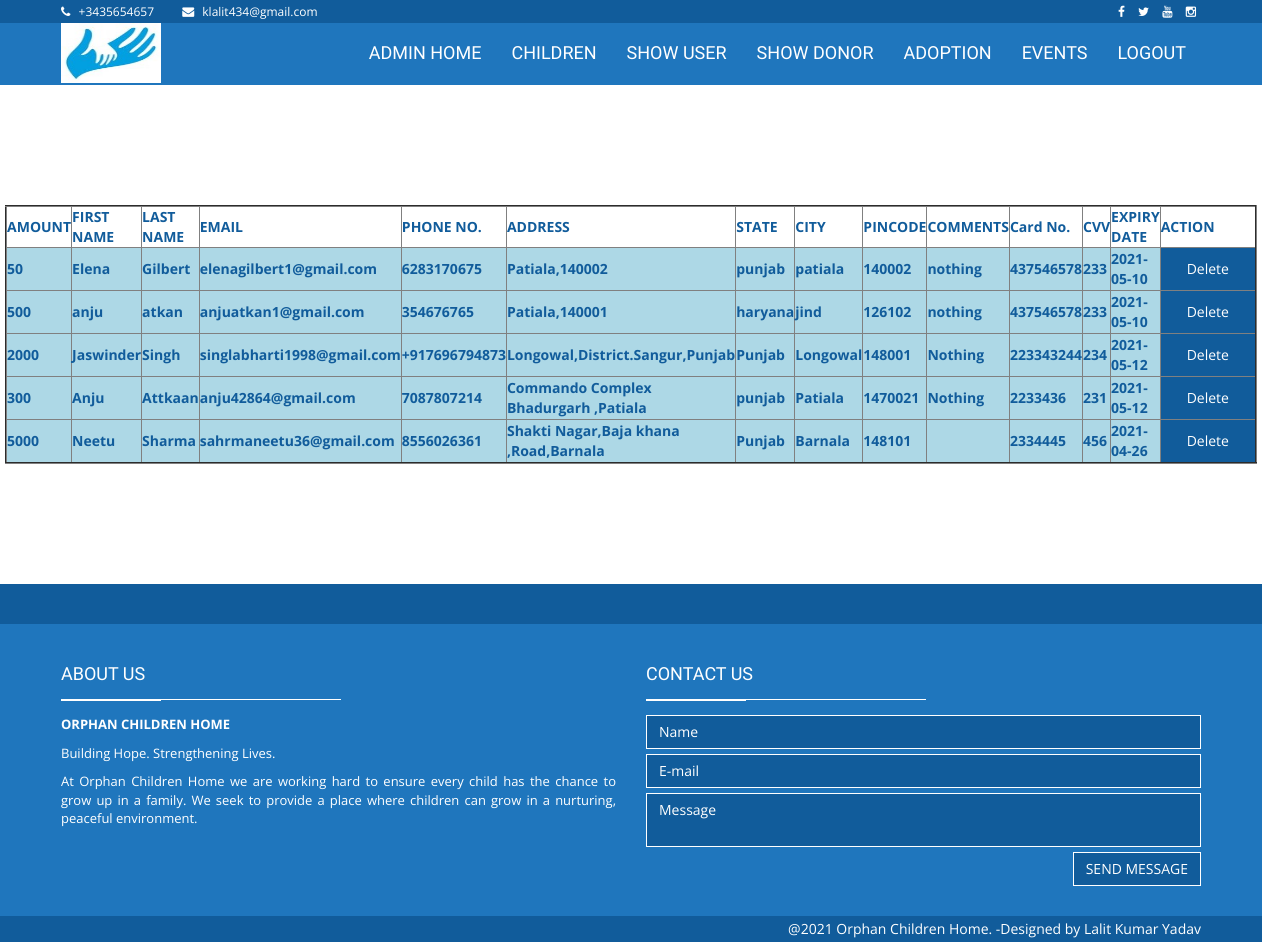
The page /showdonor/ on the database its author committed.
### orphanagedata/models.py (models this page shows, shortened)
class AddDonors(models.Model):
    p_id = models.AutoField( primary_key= True )
    amount=models.CharField(max_length=100)
    firstname=models.CharField(max_length=100)
    lastname=models.CharField(max_length=100)
    email=models.CharField(max_length=100)
    phone=models.CharField(max_length=100)
    address=models.CharField(max_length=100)
    state=models.CharField(max_length=100)
    city=models.CharField(max_length=100)
    pincode=models.CharField(max_length=100)
    note=models.CharField(max_length=100)
    cardno=models.CharField(max_length=100)
    cvv=models.CharField(max_length=100)
    expirydate=models.CharField(max_length=100)

### orphanagedata/views.py (the view)
# urls.py: path('showdonor/', views.showdonor),
def showdonor(request):
    data=AddDonors.objects.all()
    return render(request,'template/showdonor.html',{"alldata":data})

### orphanagedata/template/showdonor.html (shortened to what this page needs)
{% load static %}
{% include 'template/adminheader.html' %}
{% include 'template/adminmenu.html' %}
<center><table border="2" bgcolor="lightgrey" cellpadding="2px" height="100px" width="90%">
	<tr>
		<th>AMOUNT</th>
		<th>FIRST NAME</th>
		<th>LAST NAME</th>
		<th>EMAIL</th>
		<th>PHONE NO.</th>
		<th>ADDRESS</th>
		<th>STATE</th>
		<th>CITY</th>
		<th>PINCODE</th>
		<th>COMMENTS</th>
		<th>Card No.</th>
		<th>CVV</th>
		<th>EXPIRY DATE</th>
		<th>ACTION</th>
	</tr>
{% for x in alldata %}
	<tr bgcolor="lightblue">
		<th>{{x.amount}}</th>
		<th>{{x.firstname}}</th>
		<th>{{x.lastname}}</th>
		<th>{{x.email}}</th>
		<th>{{x.phone}}</th>
		<th>{{x.address}}</th>
		<th>{{x.state}}</th>
		<th>{{x.city}}</th>
		<th>{{x.pincode}}</th>
		<th>{{x.note}}</th>
		<th>{{x.cardno}}</th>
		<th>{{x.cvv}}</th>
		<th>{{x.expirydate}}</th>
		<th><form action="/deletedonor/" method="post">
		<button type="submit" class="btn btn-primary">Delete</button>
		</form>
		</th>
	</tr>
{% endfor %}
</table></center>
{% include 'template/adminfooter.html' %}

### orphanagedata/static/assets/css/style.css (style rules this page uses)
.btn-primary { background: #115c9b; border: none; border-radius: 0; padding: 10px 25px; border: 1px solid transparent; -moz-transition: all, 0.3s; -o-transition: all, 0.3s; -webkit-transition: all, 0.3s; transition: all, 0.3s; }

### rows shown on the page
AddDonors: amount "50", firstname "Elena", lastname "Gilbert", email "elenagilbert1@gmail.com", phone "6283170675", address "Patiala,140002", state "punjab", city "patiala", pincode "140002", note "nothing", cardno "437546578", cvv "233", expirydate "2021-05-10"
AddDonors: amount "500", firstname "anju", lastname "atkan", email "anjuatkan1@gmail.com", phone "354676765", address "Patiala,140001", state "haryana", city "jind", pincode "126102", note "nothing", cardno "437546578", cvv "233", expirydate "2021-05-10"
AddDonors: amount "2000", firstname "Jaswinder", lastname "Singh", email "singlabharti1998@gmail.com", phone "+917696794873", address "Longowal,District.Sangur,Punjab", state "Punjab", city "Longowal", pincode "148001", note "Nothing", cardno "223343244", cvv "234", expirydate "2021-05-12"
AddDonors: amount "300", firstname "Anju", lastname "Attkaan", email "anju42864@gmail.com", phone "7087807214", address "Commando Complex Bhadurgarh ,Patiala", state "punjab", city "Patiala", pincode "1470021", note "Nothing", cardno "2233436", cvv "231", expirydate "2021-05-12"
AddDonors: amount "5000", firstname "Neetu", lastname "Sharma", email "sahrmaneetu36@gmail.com", phone "8556026361", address "Shakti Nagar,Baja khana ,Road,Barnala", state "Punjab", city "Barnala", pincode "148101", cardno "2334445", cvv "456", expirydate "2021-04-26"
